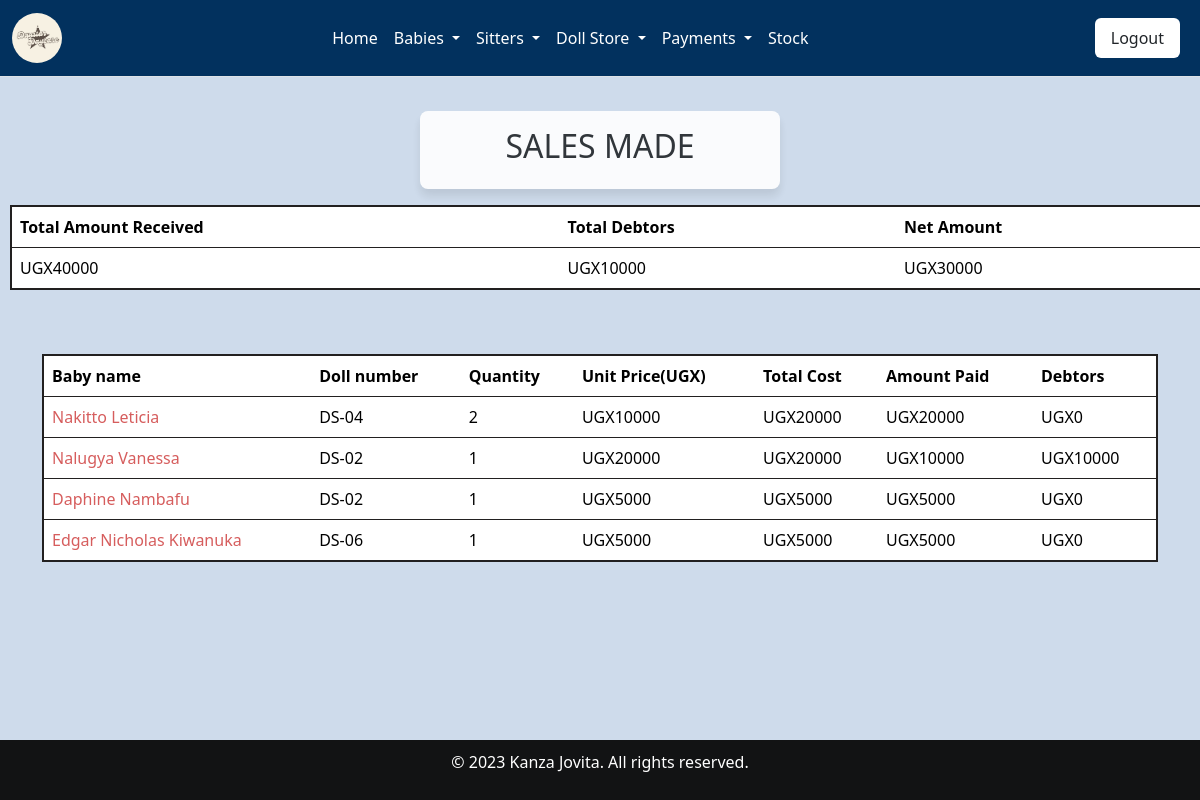
/all_sales/ (signed in), run on an earlier commit of the app's database.
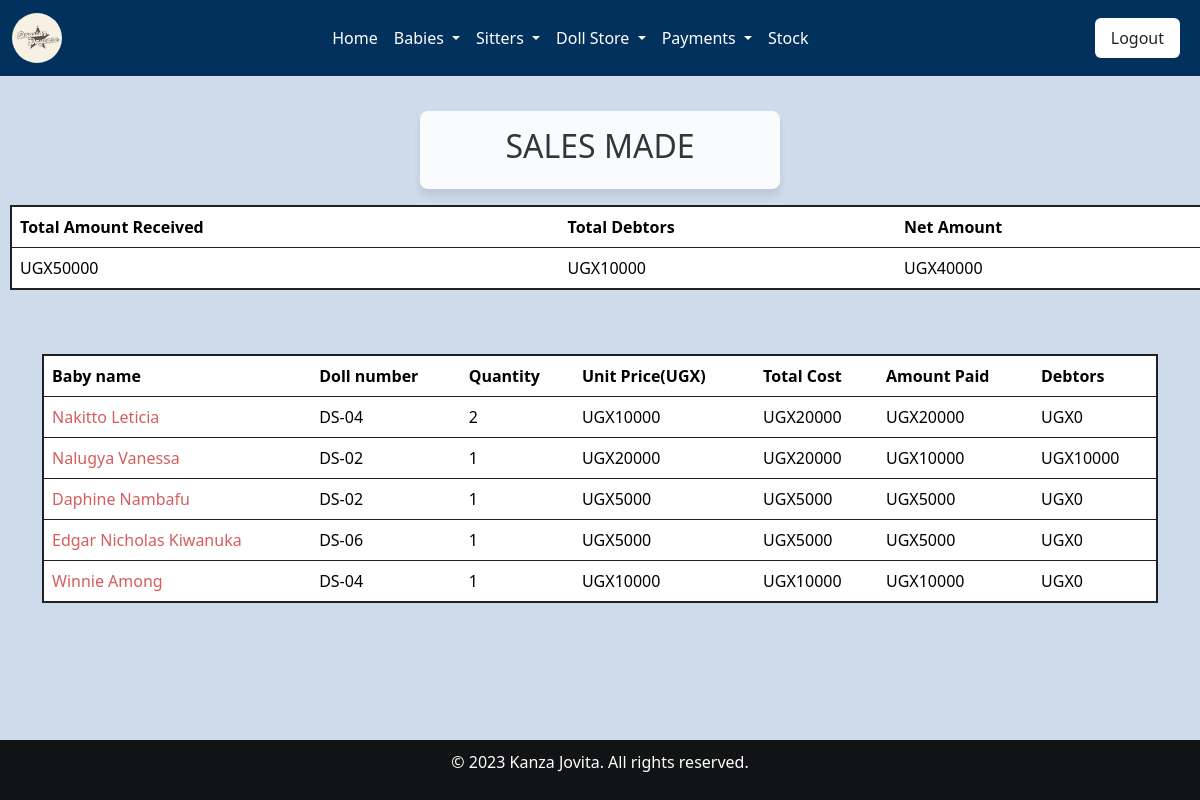
And on a later commit of the database.
### home/models.py (models this page shows, shortened)
class Salesrecord(models.Model):
    doll=models.ForeignKey(Doll, on_delete=models.CASCADE,null=False, blank=False)
    doll_no = models.CharField(max_length=10,default=0)
    payee = models.ForeignKey(Babyreg, on_delete=models.SET_NULL, null=True, blank=True)
    quantity_sold=models.IntegerField(default=0)
    amount_received=models.IntegerField(default=0)
    sale_date=models.DateField(default=timezone.now)
    unit_price=models.IntegerField(default=0)
    def get_total(self):
        total= self.quantity_sold * self.unit_price
        return int( total)
    def get_change(self):
        change= self.get_total() - self.amount_received
        return int(change)

class Babyreg(models.Model):
    Baby_name = models.CharField(max_length=30, null=False, blank=False)
    baby_number = models.CharField(max_length=30, null=False, blank=False)
    fathers_names = models.CharField(max_length=30, null=False, blank=False)
    mothers_names = models.CharField(max_length=30, null=False, blank=False)
    c_stay = models.ForeignKey(Categorystay, on_delete=models.SET_NULL, null=True, blank=True)
    Date = models.DateTimeField()
    Gender =  models.CharField(choices=[('Male', 'Male'),('Female', 'Female')], max_length=100)
    Age = models.CharField(max_length=20, blank=False, null=False)
    Location = models.CharField(max_length=30, null=False, blank=False)
    brought_by = models.CharField(max_length=200)
    created_at = models.DateTimeField(auto_now_add=True,null=True)
    def __str__(self):
        print(f"Baby name: {self.Baby_name}, Type: {type(self.Baby_name)}")
        if self.Baby_name is not None:
            return str(self.Baby_name)
        else:
            return "Unnamed Baby"

class Doll(models.Model):
    c_doll=models.ForeignKey(Category_doll, on_delete=models.CASCADE,null=True, blank=True)
    name_of_the_doll =models.CharField(max_length=200,null=True, blank=True)
    doll_number = models.CharField(max_length=200,null=True, blank=True)
    quantity=models.IntegerField(default=0)
    issued_quantity=models.IntegerField(default=0,blank=True,null=True)
    received_quantity=models.IntegerField(default=0,null=False,blank=False)
    Unit_price=models.IntegerField(default=0,null=False, blank=False)
    date=models.DateField(default=timezone.now)

### home/views.py (the view)
# urls.py: path('all_sales/', views.all_sales, name='all_sales'),
@login_required
def all_sales(request):
    sales = Salesrecord.objects.all()  # Retrieving all sales records
    total = sum([items.amount_received for items in sales])  # Calculating the total amount received from all sales
    change = sum([items.get_change() for items in sales])  # Calculating the total change given for all sales
    net = total - change  # Calculating the net amount received (total received - total change)
    return render(request, 'all_sales.html', {'sales': sales, 'total': total, 'change': change, 'net': net})

### home/templates/all_sales.html (shortened to what this page needs)
 {% extends 'base.html' %} {% block content %}
<br>
<div class="card-header">
  <h2>SALES MADE</h2>
</div>
  <table class="table table-bordered" style="border-top: 2px solid rgb(34,32,32); margin-left: 10px; border-bottom: 2px solid rgb(34,32,32); border-left: 2px solid rgb(34,32,32);">
    <thead class="thead-dark">
      <tr>
        <th scope="col">Total Amount Received</th>
        <th scope="col">Total Debtors</th>
        <th scope="col">Net Amount</th>
      </tr>
    </thead>
    <tbody>
      <tr>
        <td>UGX{{total}}</td>
        <td>UGX{{change}}</td>
        <td>UGX{{net}}</td>
      </tr>
    </tbody>
  </table>
<br><br>
<div class="container">
  <table class="table table-bordered"  style="border-top: 2px solid rgb(34,32,32); border-bottom: 2px solid rgb(34,32,32); border-left: 2px solid rgb(34,32,32); border-right: 2px solid rgb(34,32,32);">
    <thead class="thead-dark">
      <tr>
        <th scope="col">Baby name</th>
        <th scope="col">Doll number</th>
        <th scope="col">Quantity</th>
        <th scope="col">Unit Price(UGX)</th>
        <th scope="col">Total Cost</th>
        <th scope="col">Amount Paid</th>
        <th scope="col">Debtors</th>
      </tr>
    </thead>
    {% for sale in sales %}
    <tbody>
      <tr>
        <td style="color: rgb(214, 93, 93);">{{sale.payee | title}}</td>
        <td>{{ sale.doll.doll_number }}</td>
        <td>{{sale.quantity_sold}}</td>
        <td>UGX{{sale.unit_price}}</td>
        <td>UGX{{sale.get_total}}</td>
        <td>UGX{{sale.amount_received}}</td>
        <td>UGX{{sale.get_change}}</td>
      </tr>
    </tbody>
    {% endfor %}
  </table>
  <br><br><br>
</div>
{% endblock %}

What changed in the data, as far as the page shows it:
added Salesrecord: payee "Winnie Among", doll.doll_number "DS-04", quantity_sold "1", unit_price "10000", get_total "10000", amount_received "10000", get_change "0"
Also different on the page:
{{ total }}: "40000" → "50000"
{{ net }}: "30000" → "40000"
